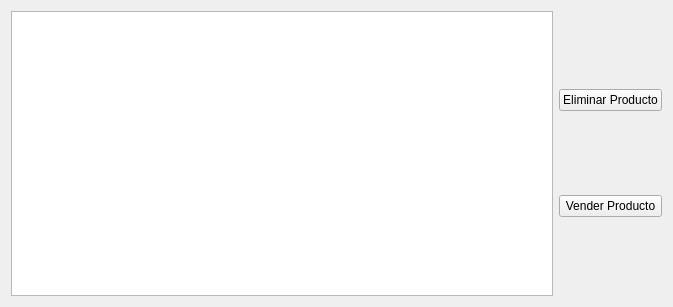
<?xml version="1.0" encoding="UTF-8"?>
<ui version="4.0">
 <class>ControlProductosForm</class>
 <widget class="QWidget" name="ControlProductosForm">
  <property name="geometry">
   <rect>
    <x>0</x>
    <y>0</y>
    <width>673</width>
    <height>307</height>
   </rect>
  </property>
  <property name="windowTitle">
   <string>Base de Datos de los Productos</string>
  </property>
  <layout class="QGridLayout" name="gridLayout">
   <item row="0" column="0">
    <widget class="QTableView" name="tableViewProductos"/>
   </item>
   <item row="0" column="1">
    <layout class="QVBoxLayout" name="verticalLayout">
     <item>
      <widget class="QPushButton" name="pushButtonEliminarP">
       <property name="text">
        <string>Eliminar Producto</string>
       </property>
      </widget>
     </item>
     <item>
      <widget class="QPushButton" name="pushButtonVenderP">
       <property name="text">
        <string>Vender Producto</string>
       </property>
      </widget>
     </item>
    </layout>
   </item>
  </layout>
 </widget>
 <resources/>
 <connections/>
</ui>
